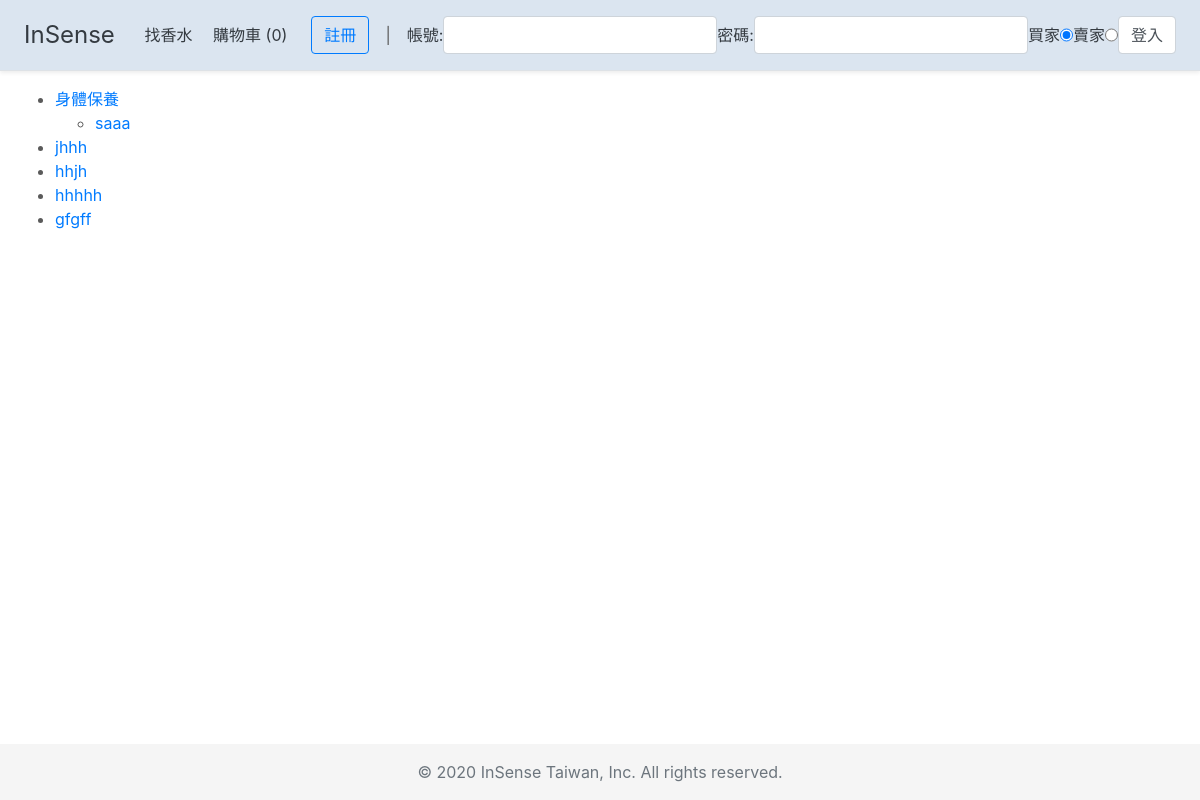
The page /frontStage/itemDetail.php on the database as committed earlier.
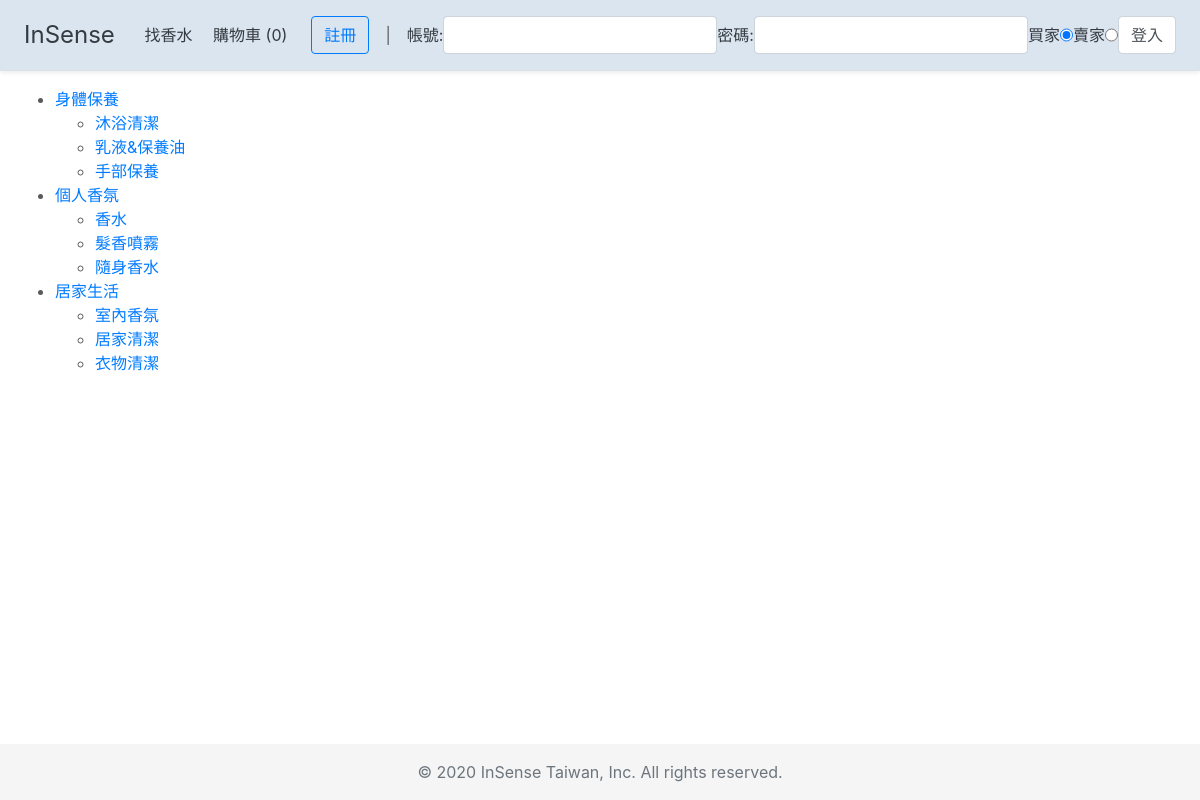
The same page on the database as committed later.
### tables this page shows
CREATE TABLE `categories` (
  `categoryId` int(11) NOT NULL COMMENT '流水號',
  `categoryName` varchar(100) NOT NULL COMMENT '類別名稱',
  `categoryParentId` int(11) NOT NULL DEFAULT '0' COMMENT '上層編號',
  `created_at` datetime NOT NULL DEFAULT CURRENT_TIMESTAMP COMMENT '新增時間',
  `updated_at` datetime NOT NULL DEFAULT CURRENT_TIMESTAMP ON UPDATE CURRENT_TIMESTAMP COMMENT '更新時間'
);

### frontStage/tpl/func-buildTree.php (the view)
<?php
function buildTree($pdo, $parentId = 0){
    $sql = "SELECT `categoryId`, `categoryName`, `categoryParentId`
            FROM `categories`
            WHERE `categoryParentId` = ?";
    $stmt = $pdo->prepare($sql);
    $arrParam = [$parentId];
    $stmt->execute($arrParam);
    if($stmt->rowCount() > 0) {
        echo "<ul>";
        $arr = $stmt->fetchAll(PDO::FETCH_ASSOC);
        for($i = 0; $i < count($arr); $i++) {
            echo "<li>";
            echo "<a href='./itemList.php?categoryId={$arr[$i]['categoryId']}'>{$arr[$i]['categoryName']}</a>";
            buildTree($pdo, $arr[$i]['categoryId']);
            echo "</li>";
        }
        echo "</ul>";
    }
}

Rows that differ between the two databases and show on the page:
removed categories: categoryName "saaa", shown under "身體保養"
removed categories: categoryName "jhhh", shown under "InSense"
removed categories: categoryName "hhjh", shown under "InSense"
removed categories: categoryName "hhhhh", shown under "InSense"
removed categories: categoryName "gfgff", shown under "InSense"
added categories: categoryName "沐浴清潔", shown under "身體保養"
added categories: categoryName "乳液&保養油", shown under "身體保養"
added categories: categoryName "手部保養", shown under "身體保養"
added categories: categoryName "個人香氛", shown under "InSense"
added categories: categoryName "香水", shown under "個人香氛"
added categories: categoryName "髮香噴霧", shown under "個人香氛"
added categories: categoryName "隨身香水", shown under "個人香氛"
added categories: categoryName "居家生活", shown under "InSense"
added categories: categoryName "室內香氛", shown under "居家生活"
added categories: categoryName "居家清潔", shown under "居家生活"
added categories: categoryName "衣物清潔", shown under "居家生活"
